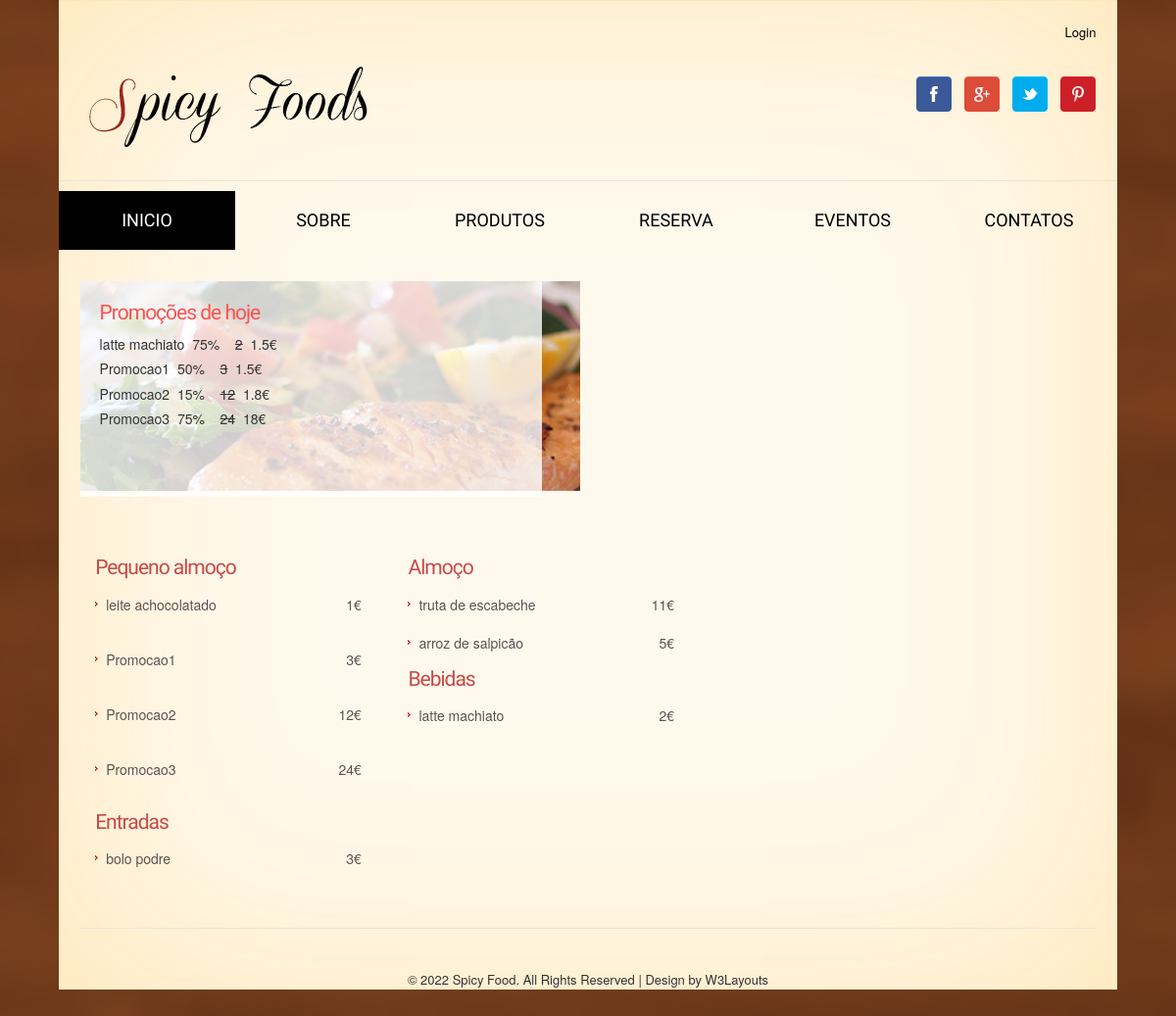
Page /frontoffice/pricing.php on the earlier database version.
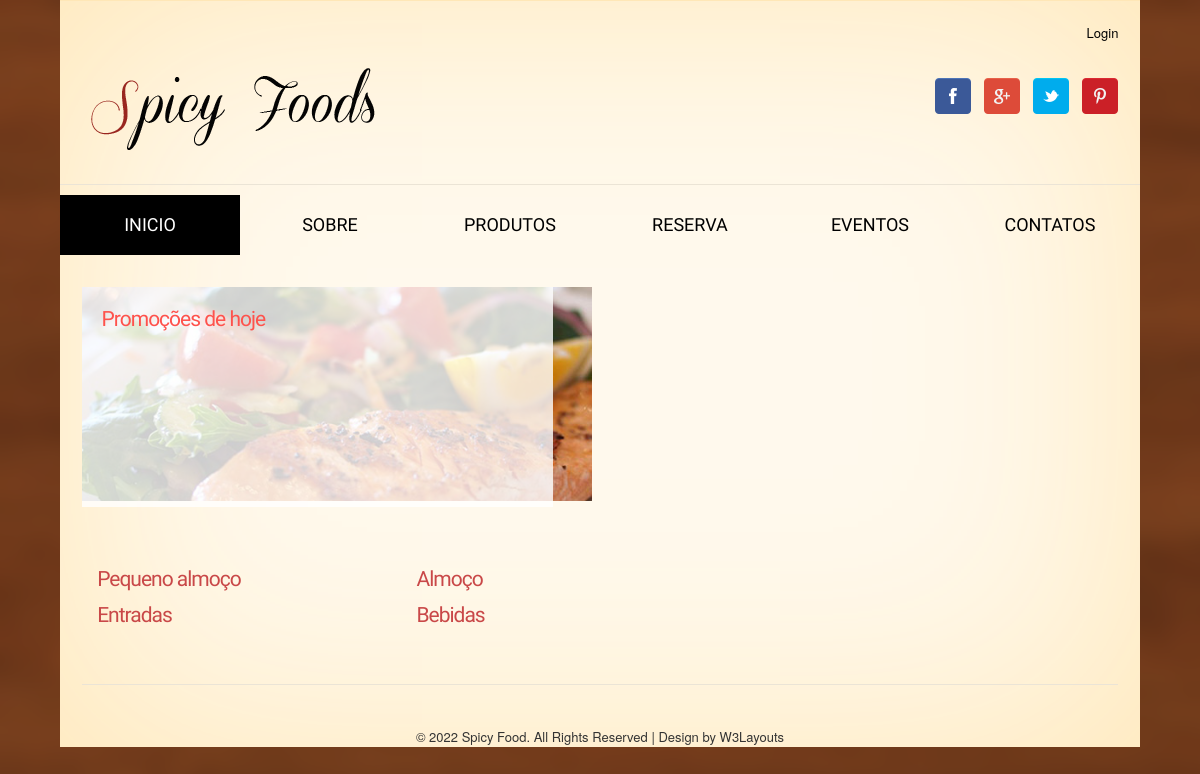
Same page on the later database version.
### tables this page shows
CREATE TABLE `produtos` (
  `ID_Produto` int(11) NOT NULL,
  `Tipo_Produto` int(11) NOT NULL,
  `Nome_Produto` varchar(75) NOT NULL,
  `Descricao_Produto` varchar(500) NOT NULL,
  `Preco_Produto` decimal(10,0) NOT NULL,
  `Promocao` int(1) NOT NULL,
  `Desconto` int(11) DEFAULT NULL,
  `Imagem` varchar(250) NOT NULL,
  `Ativo` int(1) NOT NULL
);

### frontoffice/utils/conexao.inc.php (called while the page is built, shortened)
<?php
    function conexaoDB(){
        $servername = "localhost";
        $username = "root";
        $password = "";
        $database = "pap";
        try{
            $conn = mysqli_connect($servername, $username, $password, $database);
        }
        catch(mysqli_sql_exception $mensagem) {
            echo nl2br("Erro: Não foi possivel conectar ao MySQL".$mensagem);
            throw $mensagem;
        }
        return $conn;
    }
    function executarSQL($sql_command){
        $conn = conexaoDB();
        $resultado = mysqli_query($conn, $sql_command);
        return $resultado;
    }
?>

### frontoffice/pricing.php (the view, shortened to what this page needs)
<?php
	include("./header/header.php");
?>
<div class="main">
    <div class="section group">
        <div class="col_1_of_2 span_1_of_2">
            <div class="grid1">
                <h3 class="head">Promoções de hoje</h3>
				<?php
					$consulta = "SELECT * FROM produtos WHERE Promocao = 1";
					if($result = executarSQL($consulta)){
						while($row = mysqli_fetch_array($result)){
							echo "<h5>".$row["Nome_Produto"]."&nbsp&nbsp".$row["Desconto"]."% &nbsp&nbsp
								<del>".$row["Preco_Produto"]."</del>&nbsp&nbsp".($row["Preco_Produto"]) *  ($row["Desconto"] / 100)."€"."</h5>";
						}
					}
				?>
            </div>
            <ul class="hover-img">
                <li>
                    <img src="images/pic17.jpg" alt="" />
                </li>
            </ul>
        </div>
    </div>
    <div class="pricing">
        <div class="col_1_of_3 span_1_of_3">
            <div class="inner-block">
                <h3 class='top-2'>Pequeno almoço</h3>
                <?php
					$consulta = "SELECT * FROM produtos WHERE Tipo_Produto = 22";
					if($result = executarSQL($consulta)){
						while($row = mysqli_fetch_array($result)){
							echo "<ul class='list-1 top-1 bot-2'>";
							echo "<li>";
							echo "<a href='#'>".$row["Nome_Produto"]."</a>";
							echo "<span>".$row["Preco_Produto"]."€</span>";
							echo "<strong>"."&nbsp"."</strong>";
							echo "</li>";
							echo "</ul>";
						}
					}
				?>
                <h3>Entradas</h3>
                <?php
					$consulta = "SELECT * FROM produtos WHERE Tipo_Produto = 26";
					if($result = executarSQL($consulta)){
						while($row = mysqli_fetch_array($result)){
							echo "<ul class='list-1 top-4'>";
							echo "<li>";
							echo "<a href='#'>".$row["Nome_Produto"]."</a>";
							echo "<span>".$row["Preco_Produto"]."€</span>";
							echo "<strong>"."&nbsp"."</strong>";
							echo "</li>";
							echo "</ul>";
						}
					}
				?>
            </div>
        </div>
        <div class="col_1_of_3 span_1_of_3">
            <div class="inner-block">
                <h3 class="top-2">Almoço</h3>
                <?php
					$consulta = "SELECT * FROM produtos WHERE Tipo_Produto = 23";
					if($result = executarSQL($consulta)){
						while($row = mysqli_fetch_array($result)){
							echo "<ul class='list-1 top-4'>";
							echo "<li>";
							echo "<a href='#'>".$row["Nome_Produto"]."</a>";
							echo "<span>".$row["Preco_Produto"]."€</span>";
							echo "<strong>"."&nbsp"."</strong>";
							echo "</li>";
							echo "</ul>";
						}
					}
				?>
                <h3 class="top-2">Bebidas</h3>
                <?php
					$consulta = "SELECT * FROM produtos WHERE Tipo_Produto = 24";
					if($result = executarSQL($consulta)){
						while($row = mysqli_fetch_array($result)){
							echo "<ul class='list-1 top-4'>";
							echo "<li>";
							echo "<a href='#'>".$row["Nome_Produto"]."</a>";
							echo "<span>".$row["Preco_Produto"]."€</span>";
							echo "<strong>"."&nbsp"."</strong>";
							echo "</li>";
						echo "</ul>";
						}
				 	}
				?>
            </div>
        </div>
    </div>
</div>
<?php
	include("./footer/footer.php");
?>
</body>
</html>

Differences in the rows shown:
removed produtos: Nome_Produto "latte machiato", Desconto "75", Preco_Produto "2", ($row["Preco_Produto"]) *  ($row["Desconto"] / 100) "1.5"
removed produtos: Nome_Produto "Promocao1", Desconto "50", Preco_Produto "3", ($row["Preco_Produto"]) *  ($row["Desconto"] / 100) "1.5"
removed produtos: Nome_Produto "Promocao2", Desconto "15", Preco_Produto "12", ($row["Preco_Produto"]) *  ($row["Desconto"] / 100) "1.8"
removed produtos: Nome_Produto "Promocao3", Desconto "75", Preco_Produto "24", ($row["Preco_Produto"]) *  ($row["Desconto"] / 100) "18"
removed produtos: Nome_Produto "leite achocolatado", Preco_Produto "1", shown under "Pequeno almoço"
removed produtos: Nome_Produto "bolo podre", Preco_Produto "3", shown under "Entradas"
removed produtos: Nome_Produto "truta de escabeche", Preco_Produto "11", shown under "Almoço"
removed produtos: Nome_Produto "arroz de salpicão", Preco_Produto "5", shown under "Almoço"
